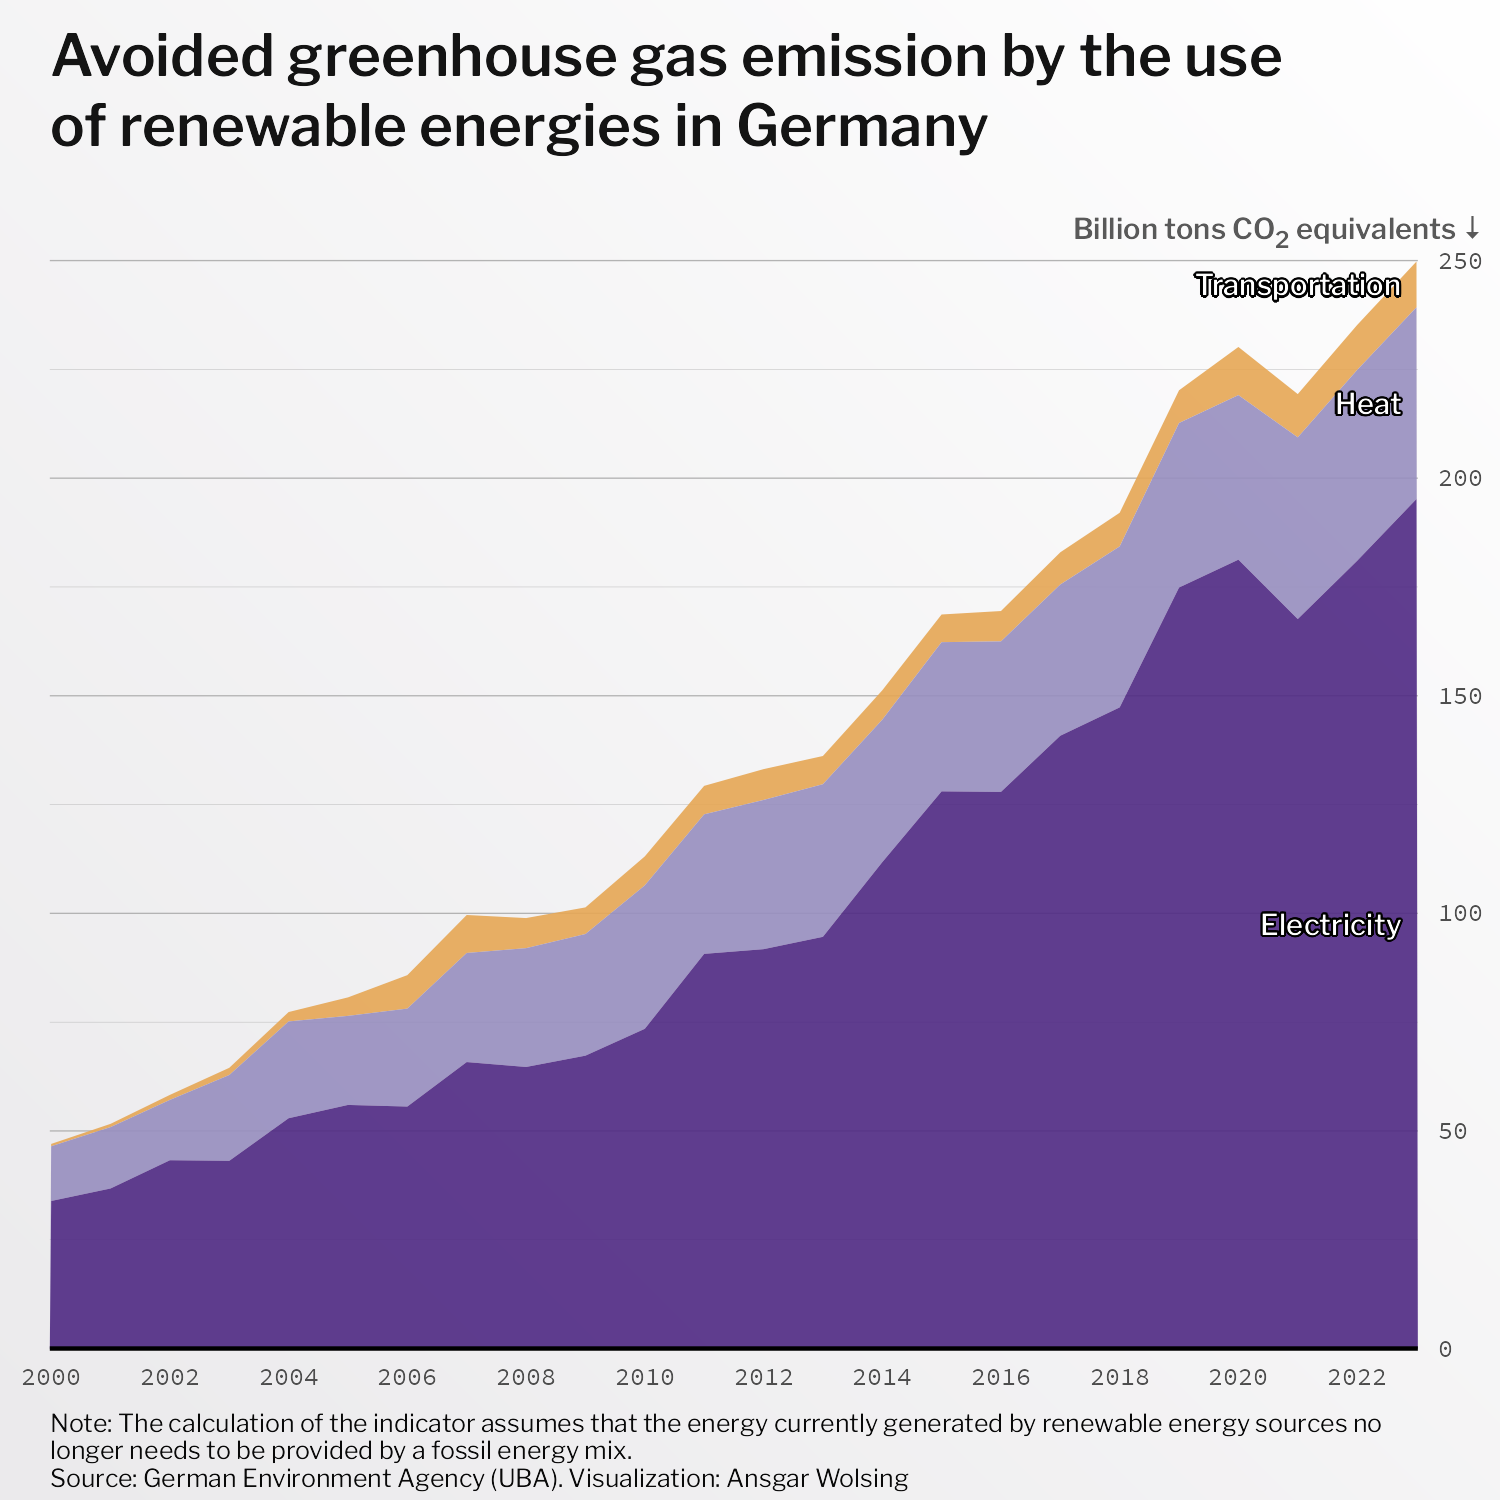

The script that saved this image:
library(tidyverse)
library(ggtext)
library(shadowtext)
library(here)

base_path <- here("2024", "21")


#' Source: Umweltbundesamt
#' https://www.umweltbundesamt.de/bild/vermiedene-treibhausgas-emissionen-durch-die-0

# Download report Excel file
report_url <- "https://www.umweltbundesamt.de/sites/default/files/medien/384/bilder/dateien/de-en_indikator_klim-04_vermied-treibhausgase-ee_2024-04-02.xlsx"
report_file <- here(base_path, "de-en_indikator_klim-04_vermied-treibhausgase-ee_2024-04-02.xlsx")
download.file(report_url, destfile = report_file)

column_names <- c("x1", "year", "electricity", "heat", "transportation", "total")

report <- readxl::read_excel(
  report_file, sheet = "Daten", skip = 14, col_names = column_names, na = "-") |> 
  select(-x1) |> 
  na.omit()  |> 
  filter(year >= 2000)
glimpse(report)

report_long <- report |> 
  pivot_longer(cols = c(electricity, heat, transportation),
               names_to = "area", values_to = "emissions_saved",
               names_transform = str_to_title)


# Custom theme
colors <- c("#EBEAEC", "#FFFFFF")
gradient_fill <- grid::linearGradient(colors, group = FALSE)
theme_set(
  theme_minimal(base_family = "Libre Franklin") +
    theme(
      plot.background = element_rect(color = gradient_fill, fill = gradient_fill),
      text = element_text(color = "#090909"),
      axis.title = element_blank(),
      axis.text = element_text(family = "Source Code Pro", size = 6),
      axis.text.y = element_text(),
      axis.line.x = element_line(),
      plot.title = element_markdown(
        color = "grey8", lineheight = 1.2,
        family = "Libre Franklin SemiBold", hjust = 0, size = 14,
        margin = margin(t = 4, b = 4)),
      plot.title.position = "plot",
      plot.subtitle = element_textbox(
        hjust = 1, halign = 1, color = "grey35", size = 8, width = 1, lineheight = 1.2,
        margin = margin(b = 2)),
      plot.caption = element_textbox(
        width = 1, hjust = 0, lineheight = 1.1, size = 6),
      plot.margin = margin(t = 4, l = 12, b = 2, r = 4),
      legend.position = "top",
      panel.grid.major.x = element_blank(),
      panel.grid.minor.x = element_blank(),
      panel.grid.major.y = element_line(color = "grey70", linewidth = 0.15),
      panel.grid.minor.y = element_line(color = "grey70", linewidth = 0.05),
      strip.text = element_text(
        family = "Libre Franklin Medium", size = 7, color = "grey25",
        margin = margin(t = -1, b = 1)),
      panel.spacing.x = unit(2, "mm") 
    )
)


report_long |> 
  mutate(
    emissions_saved = emissions_saved / 1000,
    area = fct_reorder(area, emissions_saved)) |> 
  arrange(year, desc(area)) |>
  ggplot(aes(year, emissions_saved, fill = area)) +
  geom_area(alpha = 0.9) +
  geom_shadowtext(
    data = ~subset(., year == max(year)),
    aes(
      year - 0.25, 
      cumsum(lag(emissions_saved, default = 0)) + emissions_saved / 2,
      label = area, group = area),
    # position = "stack",
    hjust = 1, family = "Libre Franklin Medium", size = 2.5, # nudge_x = -0.25,
    color = "white", bg.color = "black"
  ) +
  scale_x_continuous(
    breaks = seq(2000, 2050, 2), expand = c(0, 0)) +
  scale_y_continuous(
    position = "right",
    breaks = seq(0, 1000, 50), expand = c(0, 0)) +
  scale_fill_manual(values = c("#E6A654", "#978EBF", "#4F2983")) +
  coord_cartesian(ylim = c(0, 250), clip = "off") +
  guides(fill = "none") +
  labs(
    title = "Avoided greenhouse gas emission by the use<br>of renewable energies
    in Germany",
    subtitle = "<br> <span style='font-size:7pt;font-family:\"Libre Franklin SemiBold\"'>
    Billion tons CO<sub>2</sub> equivalents \U2193</span>",
    caption = "Note: The calculation of the indicator assumes that the energy
    currently generated by renewable energy sources no longer needs to be
    provided by a fossil energy mix.<br>
    Source: German Environment Agency (UBA). Visualization: Ansgar Wolsing"
  )
ggsave(here(base_path, "21-green-energy-emissions-saved.png"), width = 5, height = 5)
